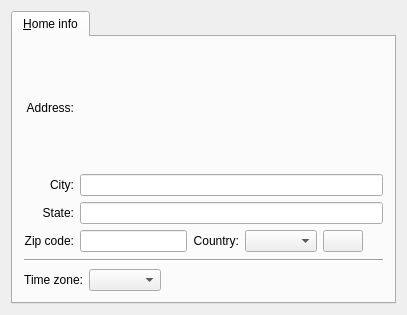
<ui version="4.0" >
 <class>HomeInfoBase</class>
 <widget class="QWidget" name="HomeInfoBase" >
  <property name="geometry" >
   <rect>
    <x>0</x>
    <y>0</y>
    <width>407</width>
    <height>315</height>
   </rect>
  </property>
  <property name="windowTitle" >
   <string>Form1</string>
  </property>
  <layout class="QVBoxLayout" >
   <property name="margin" >
    <number>11</number>
   </property>
   <property name="spacing" >
    <number>6</number>
   </property>
   <item>
    <widget class="QTabWidget" name="TabWidget2" >
     <widget class="QWidget" name="tab" >
      <attribute name="title" >
       <string>&amp;Home info</string>
      </attribute>
      <layout class="QVBoxLayout" >
       <property name="margin" >
        <number>11</number>
       </property>
       <property name="spacing" >
        <number>6</number>
       </property>
       <item>
        <layout class="QGridLayout" >
         <property name="margin" >
          <number>0</number>
         </property>
         <property name="spacing" >
          <number>6</number>
         </property>
         <item row="0" column="1" >
          <widget class="Q3MultiLineEdit" native="1" name="edtAddress" />
         </item>
         <item row="2" column="0" >
          <widget class="QLabel" name="TextLabel3" >
           <property name="font" >
            <font/>
           </property>
           <property name="text" >
            <string>State:</string>
           </property>
           <property name="alignment" >
            <set>Qt::AlignRight|Qt::AlignTrailing|Qt::AlignVCenter</set>
           </property>
           <property name="wordWrap" >
            <bool>false</bool>
           </property>
          </widget>
         </item>
         <item row="0" column="0" >
          <widget class="QLabel" name="TextLabel1" >
           <property name="text" >
            <string>Address:</string>
           </property>
           <property name="alignment" >
            <set>Qt::AlignRight|Qt::AlignTrailing|Qt::AlignVCenter</set>
           </property>
           <property name="wordWrap" >
            <bool>false</bool>
           </property>
          </widget>
         </item>
         <item row="2" column="1" >
          <widget class="QLineEdit" name="edtState" />
         </item>
         <item row="3" column="1" >
          <layout class="QHBoxLayout" >
           <property name="margin" >
            <number>0</number>
           </property>
           <property name="spacing" >
            <number>6</number>
           </property>
           <item>
            <widget class="QLineEdit" name="edtZip" />
           </item>
           <item>
            <widget class="QLabel" name="TextLabel5" >
             <property name="text" >
              <string>Country:</string>
             </property>
             <property name="alignment" >
              <set>Qt::AlignRight|Qt::AlignTrailing|Qt::AlignVCenter</set>
             </property>
             <property name="wordWrap" >
              <bool>false</bool>
             </property>
            </widget>
           </item>
           <item>
            <widget class="QComboBox" name="cmbCountry" />
           </item>
           <item>
            <widget class="QPushButton" name="btnWebLocation" >
             <property name="sizePolicy" >
              <sizepolicy>
               <hsizetype>0</hsizetype>
               <vsizetype>0</vsizetype>
               <horstretch>0</horstretch>
               <verstretch>0</verstretch>
              </sizepolicy>
             </property>
             <property name="text" >
              <string/>
             </property>
            </widget>
           </item>
           <item>
            <spacer>
             <property name="orientation" >
              <enum>Qt::Horizontal</enum>
             </property>
             <property name="sizeType" >
              <enum>QSizePolicy::Expanding</enum>
             </property>
             <property name="sizeHint" >
              <size>
               <width>20</width>
               <height>20</height>
              </size>
             </property>
            </spacer>
           </item>
          </layout>
         </item>
         <item row="1" column="0" >
          <widget class="QLabel" name="TextLabel2" >
           <property name="text" >
            <string>City:</string>
           </property>
           <property name="alignment" >
            <set>Qt::AlignRight|Qt::AlignTrailing|Qt::AlignVCenter</set>
           </property>
           <property name="wordWrap" >
            <bool>false</bool>
           </property>
          </widget>
         </item>
         <item row="1" column="1" >
          <widget class="QLineEdit" name="edtCity" />
         </item>
         <item row="3" column="0" >
          <widget class="QLabel" name="TextLabel4" >
           <property name="text" >
            <string>Zip code:</string>
           </property>
           <property name="alignment" >
            <set>Qt::AlignRight|Qt::AlignTrailing|Qt::AlignVCenter</set>
           </property>
           <property name="wordWrap" >
            <bool>false</bool>
           </property>
          </widget>
         </item>
        </layout>
       </item>
       <item>
        <widget class="Line" name="Line1" >
         <property name="minimumSize" >
          <size>
           <width>0</width>
           <height>5</height>
          </size>
         </property>
         <property name="frameShape" >
          <enum>QFrame::HLine</enum>
         </property>
         <property name="frameShadow" >
          <enum>QFrame::Sunken</enum>
         </property>
         <property name="orientation" >
          <enum>Qt::Horizontal</enum>
         </property>
        </widget>
       </item>
       <item>
        <layout class="QHBoxLayout" >
         <property name="margin" >
          <number>0</number>
         </property>
         <property name="spacing" >
          <number>6</number>
         </property>
         <item>
          <widget class="QLabel" name="TextLabel6" >
           <property name="text" >
            <string>Time zone:</string>
           </property>
           <property name="alignment" >
            <set>Qt::AlignRight|Qt::AlignTrailing|Qt::AlignVCenter</set>
           </property>
           <property name="wordWrap" >
            <bool>false</bool>
           </property>
          </widget>
         </item>
         <item>
          <widget class="QComboBox" name="cmbZone" />
         </item>
         <item>
          <spacer>
           <property name="orientation" >
            <enum>Qt::Horizontal</enum>
           </property>
           <property name="sizeType" >
            <enum>QSizePolicy::Expanding</enum>
           </property>
           <property name="sizeHint" >
            <size>
             <width>20</width>
             <height>20</height>
            </size>
           </property>
          </spacer>
         </item>
        </layout>
       </item>
      </layout>
     </widget>
    </widget>
   </item>
  </layout>
 </widget>
 <customwidgets>
  <customwidget>
   <class>Q3MultiLineEdit</class>
   <extends>QWidget</extends>
   <header>q3multilineedit.h</header>
   <container>1</container>
  </customwidget>
 </customwidgets>
 <tabstops>
  <tabstop>edtAddress</tabstop>
  <tabstop>edtCity</tabstop>
  <tabstop>edtState</tabstop>
  <tabstop>edtZip</tabstop>
  <tabstop>cmbCountry</tabstop>
  <tabstop>cmbZone</tabstop>
  <tabstop>TabWidget2</tabstop>
 </tabstops>
 <resources/>
 <connections/>
</ui>
